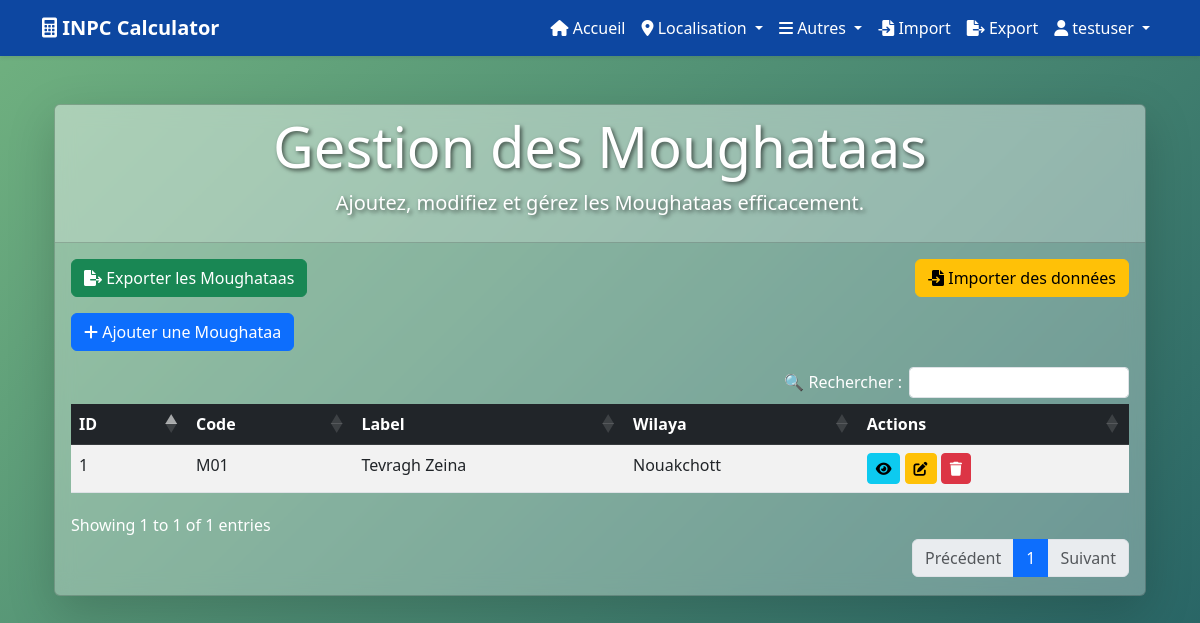
The page /pages/moughataas/ (signed in) on the database its author committed.
### utilisateurs/models.py (models this page shows, shortened)
class Utilisateur(AbstractUser):
    ROLE_CHOICES = (
        ('admin', 'Admin'),
        ('agent', 'Agent'),
    )
    role = models.CharField(max_length=10, choices=ROLE_CHOICES, default='agent')

### pages/models.py (models this page shows, shortened)
class Moughataa(models.Model):
    code = models.CharField(max_length=45)
    label = models.CharField(max_length=45)
    wilaya = models.ForeignKey(Wilaya, on_delete=models.CASCADE)

class Wilaya(models.Model):
    code = models.CharField(max_length=10, unique=True)  # Augmenter la longueur à 10 caractères
    name = models.CharField(max_length=252)

### pages/views.py (the view, shortened to what this page needs)
# urls.py: path('moughataas/', login_required(views.gestion_moughataas), name='gestion_moughataas'),
@login_required
def gestion_moughataas(request):
    moughataas = Moughataa.objects.all()  # Récupérer toutes les Moughataas
    wilayas = Wilaya.objects.all()  # Récupérer toutes les Wilayas
    form = MoughataaForm()
    context = {
        'moughataas': moughataas,
        'wilayas': wilayas,
        'form': form,
    }
    return render(request, 'pages/gestion_moughataas.html', context)

### pages/forms.py
class MoughataaForm(forms.ModelForm):
    wilaya = forms.ModelChoiceField(queryset=Wilaya.objects.all(), required=True)  # Correction ici
    class Meta:
        model = Moughataa
        fields = ['code', 'label', 'wilaya']

### templates/pages/gestion_moughataas.html (shortened to what this page needs)
{% extends 'base.html' %}
{% load static %}
{% block content %}
<link rel="stylesheet" href="https://cdn.datatables.net/1.11.5/css/dataTables.bootstrap5.min.css">
<link rel="stylesheet" href="https://cdn.datatables.net/buttons/2.2.3/css/buttons.bootstrap5.min.css">
<link rel="stylesheet" href="{% static 'css/stylecrud.css' %}">
<div class="container mt-5">
    <div class="card shadow-lg text-white animate__animated animate__fadeInDown">
        <div class="card-header text-center">
            <h1 class="display-4">Gestion des Moughataas</h1>
            <p class="lead">Ajoutez, modifiez et gérez les Moughataas efficacement.</p>
        </div>
        <div class="card-body animate__animated animate__fadeInUp">
            <div class="d-flex justify-content-between mb-3">
                <a href="{% url 'export_data' %}?table=Moughataa" class="btn btn-success">
                    <i class="fas fa-file-export"></i> Exporter les Moughataas
                </a>
                <a href="{% url 'import_data' %}" class="btn btn-warning">
                    <i class="fas fa-file-import"></i> Importer des données
                </a>
            </div>
            <button class="btn btn-primary mb-3" data-bs-toggle="modal" data-bs-target="#createModal">
                <i class="fas fa-plus"></i> Ajouter une Moughataa
            </button>
            <table id="moughataaTable" class="table table-hover table-striped">
                <thead class="table-dark">
                    <tr>
                        <th>ID</th>
                        <th>Code</th>
                        <th>Label</th>
                        <th>Wilaya</th>
                        <th>Actions</th>
                    </tr>
                </thead>
                <tbody>
                    {% for moughataa in moughataas %}
                    <tr class="animate__animated animate__fadeIn">
                        <td>{{ moughataa.id }}</td>
                        <td>{{ moughataa.code }}</td>
                        <td>{{ moughataa.label }}</td>
                        <td>{{ moughataa.wilaya.name }}</td>
                        <td>
                            <button class="btn btn-info btn-sm" data-bs-toggle="modal" data-bs-target="#viewModal{{ moughataa.id }}">
                                <i class="fas fa-eye"></i>
                            </button>
                            <button class="btn btn-warning btn-sm" data-bs-toggle="modal" data-bs-target="#editModal{{ moughataa.id }}">
                                <i class="fas fa-edit"></i>
                            </button>
                            <form method="post" style="display:inline;">
                                <button type="submit" onclick="return confirm('Voulez-vous vraiment supprimer cette Moughataa ?')" class="btn btn-danger btn-sm">
                                    <i class="fas fa-trash"></i>
                                </button>
                            </form>
                        </td>
                    </tr>
                    {% endfor %}
                </tbody>
            </table>
        </div>
    </div>
</div>
{% endblock %}

### templates/base.html (shortened to what this page needs)
{% load static %}
<!DOCTYPE html>
<html lang="fr">
<head>
    <link href="https://cdn.jsdelivr.net/npm/bootstrap@5.3.0/dist/css/bootstrap.min.css" rel="stylesheet">
    <link href="https://cdnjs.cloudflare.com/ajax/libs/font-awesome/6.0.0-beta3/css/all.min.css" rel="stylesheet">
    <link rel="stylesheet" href="https://cdnjs.cloudflare.com/ajax/libs/animate.css/4.1.1/animate.min.css">
    <link rel="stylesheet" href="{% static 'css/styles.css' %}">
    <link rel="stylesheet" href="https://unpkg.com/leaflet@1.7.1/dist/leaflet.css" />
</head>
<body>
    <nav class="navbar navbar-expand-lg shadow-sm">
        <div class="container">
            <a class="navbar-brand fw-bold" href="#">
                <i class="fas fa-calculator"></i> INPC Calculator
            </a>
            <div class="collapse navbar-collapse" id="navbarNav">
                <ul class="navbar-nav ms-auto">
                    <li class="nav-item">
                        <a class="nav-link" href="{% url 'accueil' %}">
                            <i class="fas fa-home"></i> Accueil
                        </a>
                    </li>
<li class="nav-item dropdown">
    <a class="nav-link dropdown-toggle" href="#" id="dropdownLocalisation" role="button" data-bs-toggle="dropdown">
        <i class="fas fa-map-marker-alt"></i> Localisation
    </a>
</li>
                    <li class="nav-item dropdown">
                        <a class="nav-link dropdown-toggle" href="#" id="navbarDropdown" role="button" data-bs-toggle="dropdown">
                            <i class="fas fa-bars"></i> Autres
                        </a>
                    </li>
                    <li class="nav-item">
                        <a class="nav-link" href="{% url 'import_data' %}">
                            <i class="fas fa-file-import"></i> Import
                        </a>
                    </li>
                    <li class="nav-item">
                        <a class="nav-link" href="{% url 'export_data' %}">
                            <i class="fas fa-file-export"></i> Export
                        </a>
                    </li>
                    {% if user.is_authenticated %}
                    <li class="nav-item dropdown">
                        <a class="nav-link dropdown-toggle" href="#" id="userDropdown" role="button" data-bs-toggle="dropdown">
                            <i class="fas fa-user"></i> {{ user.username }}
                        </a>
                    </li>
                    {% endif %}
                </ul>
            </div>
        </div>
    </nav>
    <div class="container mt-5">
        {% block content %}
        {% endblock content %}
    </div>
</body>
</html>

### templates/pages/static/css/stylecrud.css (style rules this page uses)
body { background: linear-gradient(-45deg, #1e3c72, #2a5298, #134e5e, #71b280); background-size: 400% 400%; animation: moveBackground 10s ease infinite; }
.card-header { font-size: 1.5rem; font-weight: bold; text-align: center; background: rgba(255, 255, 255, 0.2); color: #ffffff; text-shadow: 2px 2px 4px rgba(0, 0, 0, 0.6); }
.card { background: rgba(255, 255, 255, 0.3); backdrop-filter: blur(10px); }

### templates/base.html (style rules this page uses)
.navbar { background-color: #0d47a1 !important; }
.navbar .nav-link, .navbar-brand { color: white !important; }

### rows shown on the page
Utilisateur: username "testuser"
Moughataa: id "1", code "M01", label "Tevragh Zeina", wilaya.name "Nouakchott"
